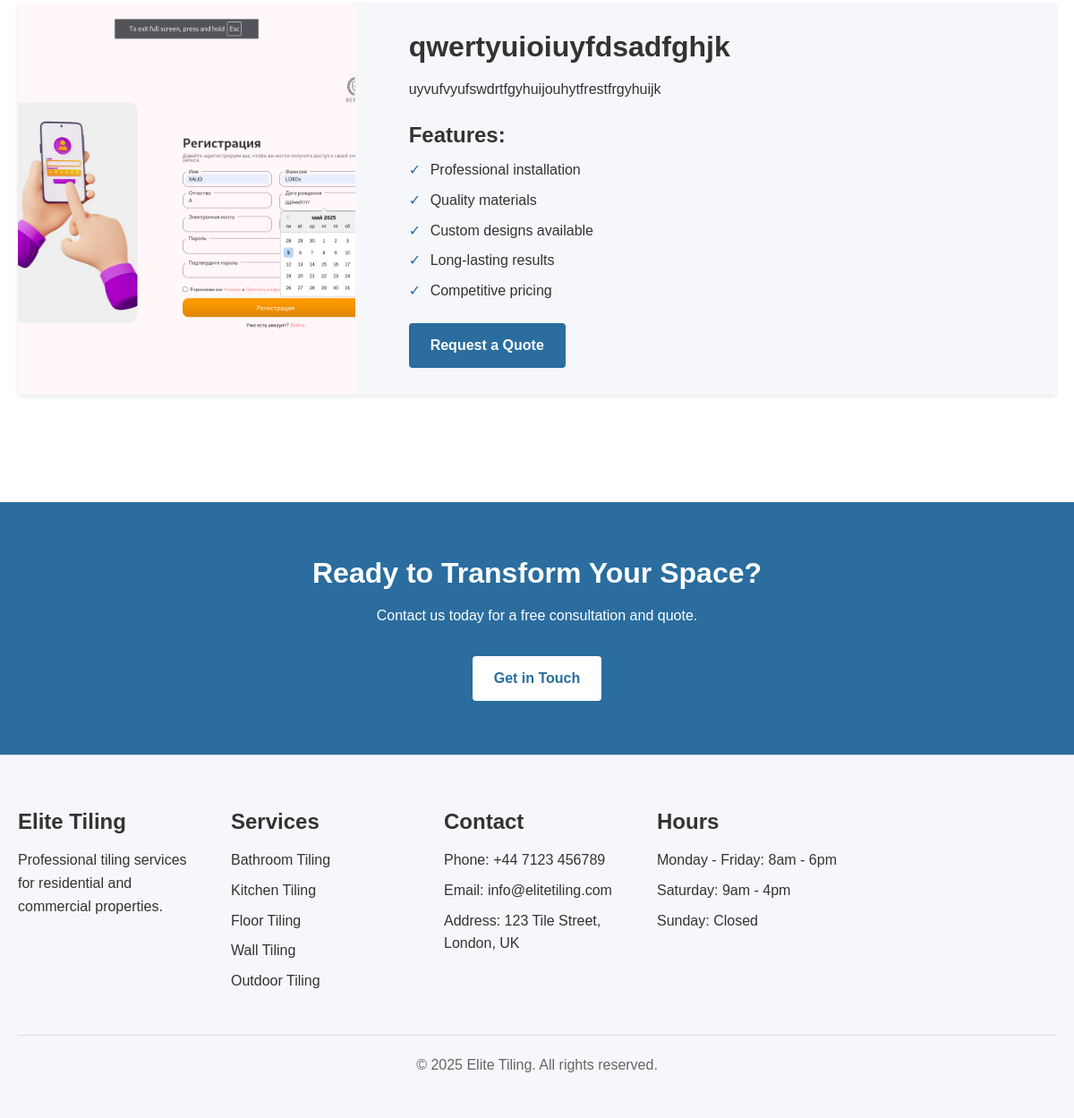
/services/ (lower part), run on an earlier commit of the app's database.
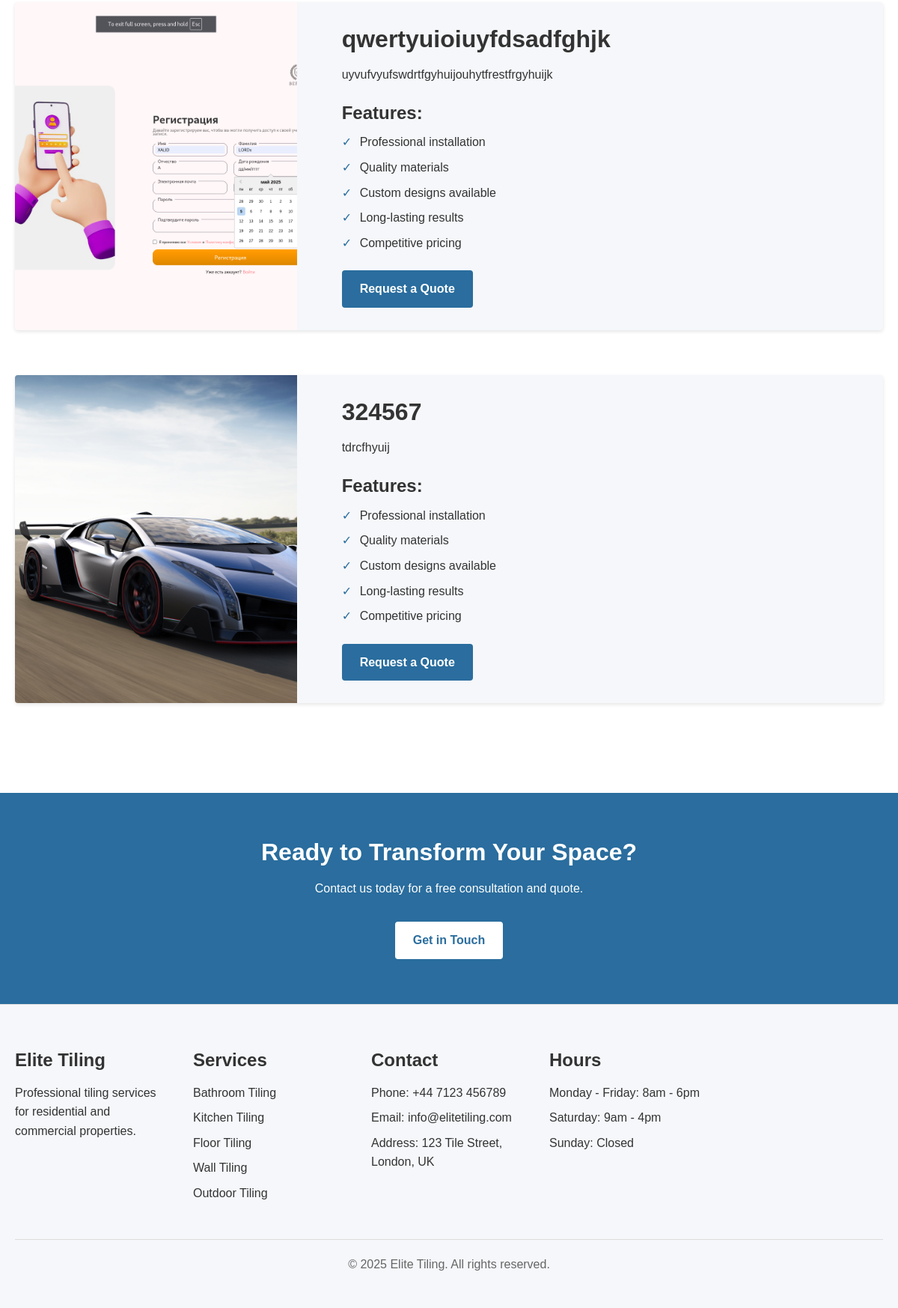
And on a later commit of the database.
### tiler_app/models.py (models this page shows, shortened)
class Service(models.Model):
    title = models.CharField(max_length=100)
    description = models.TextField()
    image = models.ImageField(upload_to='services/', blank=True, null=True)

### tiler_app/views.py (the view)
# urls.py: path('services/', views.services, name='services'),
def services(request):
    services = Service.objects.all()
    return render(request, 'tiler_app/services.html', {'services': services})

### tiler_app/templates/tiler_app/services.html (shortened to what this page needs)
{% extends 'base.html' %}
{% load static %}
{% block content %}
    <section class="services-list">
        <div class="container">
            {% for service in services %}
            <div class="service-item">
                {% if service.image %}
                <div class="service-image">
                    <img src="{{ service.image.url }}" alt="{{ service.title }}">
                </div>
                {% endif %}
                <div class="service-content">
                    <h2>{{ service.title }}</h2>
                    <p>{{ service.description }}</p>
                    {% if service.title == "Bathroom Tiling" %}
                    <div class="service-features">
                        <h3>Features:</h3>
                        <ul>
                            <li>Waterproof installation for wet areas</li>
                            <li>Custom patterns and designs</li>
                            <li>Grout sealing for longevity</li>
                            <li>Shower niches and custom shelving</li>
                            <li>Floor-to-ceiling tiling options</li>
                        </ul>
                    </div>
                    {% else %}
                    <div class="service-features">
                        <h3>Features:</h3>
                        <ul>
                            <li>Professional installation</li>
                            <li>Quality materials</li>
                            <li>Custom designs available</li>
                            <li>Long-lasting results</li>
                            <li>Competitive pricing</li>
                        </ul>
                    </div>
                    {% endif %}
                    <a href="{% url 'contact' %}" class="btn btn-primary">Request a Quote</a>
                </div>
            </div>
            {% endfor %}
        </div>
    </section>
    <section class="cta">
        <div class="container">
            <h2>Ready to Transform Your Space?</h2>
            <p>Contact us today for a free consultation and quote.</p>
            <a href="{% url 'contact' %}" class="btn btn-primary">Get in Touch</a>
        </div>
    </section>
{% endblock %}

### tiler_app/templates/base.html (shortened to what this page needs)
{% load static %}
<!DOCTYPE html>
<html lang="en">
<head>
    <link rel="stylesheet" href="{% static "styles.css" %} ">
</head>
<body>
    <main>
        {% block content %}{% endblock %}
    </main>
    <footer class="footer">
        <div class="container">
            <div class="footer-grid">
                <div class="footer-column">
                    <h3>Elite Tiling</h3>
                    <p>Professional tiling services for residential and commercial properties.</p>
                </div>
                <div class="footer-column">
                    <h3>Services</h3>
                    <ul>
                        <li>Bathroom Tiling</li>
                        <li>Kitchen Tiling</li>
                        <li>Floor Tiling</li>
                        <li>Wall Tiling</li>
                        <li>Outdoor Tiling</li>
                    </ul>
                </div>
                <div class="footer-column">
                    <h3>Contact</h3>
                    <ul>
                        <li>Phone: +44 7123 456789</li>
                        <li>Email: info@elitetiling.com</li>
                        <li>Address: 123 Tile Street, London, UK</li>
                    </ul>
                </div>
                <div class="footer-column">
                    <h3>Hours</h3>
                    <ul>
                        <li>Monday - Friday: 8am - 6pm</li>
                        <li>Saturday: 9am - 4pm</li>
                        <li>Sunday: Closed</li>
                    </ul>
                </div>
            </div>
            <div class="copyright">
                <p>&copy; {% now "Y" %} Elite Tiling. All rights reserved.</p>
            </div>
        </div>
    </footer>
</body>
</html>

### assets/styles.css (style rules this page uses)
:root { --primary-color: #2a6d9e; --primary-dark: #1c4c6f; --primary-light: #4a8dbe; --secondary-color: #e67e22; --text-color: #333; --text-light: #666; --background-color: #fff; --background-alt: #f5f7fa; --border-color: #ddd; --success-color: #27ae60; --error-color: #e74c3c; --font-family: 'Arial', sans-serif; --border-radius: 4px; --box-shadow: 0 2px 5px rgba(0, 0, 0, 0.1); }
* { margin: 0; padding: 0; box-sizing: border-box; }
body { font-family: var(--font-family); color: var(--text-color); line-height: 1.6; background-color: var(--background-color); }
.container { width: 100%; max-width: 1200px; margin: 0 auto; padding: 0 20px; }
h1, h2, h3, h4, h5, h6 { margin-bottom: 0.5em; font-weight: 700; line-height: 1.2; }
h2 { font-size: 2rem; }
h3 { font-size: 1.5rem; }
p { margin-bottom: 1rem; }
a { color: var(--primary-color); text-decoration: none; transition: color 0.3s; }
ul { list-style: none; }
.btn { display: inline-block; padding: 0.75rem 1.5rem; border-radius: var(--border-radius); font-weight: 600; text-align: center; cursor: pointer; transition: all 0.3s; border: none; }
.btn-primary { background-color: var(--primary-color); color: white; }
.footer { background-color: var(--background-alt); border-top: 1px solid var(--border-color); padding: 60px 0 30px; }
.footer-grid { display: grid; grid-template-columns: repeat(auto-fill, minmax(200px, 1fr)); gap: 30px; }
.footer-column h3 { margin-bottom: 1rem; }
.footer-column ul li { margin-bottom: 0.5rem; }
.copyright { margin-top: 40px; padding-top: 20px; border-top: 1px solid var(--border-color); text-align: center; color: var(--text-light); }
.services-list { padding: 60px 0; }
.service-item { display: grid; grid-template-columns: 1fr 2fr; gap: 30px; margin-bottom: 60px; background-color: var(--background-alt); border-radius: var(--border-radius); overflow: hidden; box-shadow: var(--box-shadow); }
.service-image img { width: 100%; height: 100%; object-fit: cover; }
.service-content { padding: 30px; }
.service-features { margin: 1.5rem 0; }
.service-features ul { margin-top: 0.5rem; }
.service-features li { position: relative; padding-left: 1.5rem; margin-bottom: 0.5rem; }
.service-features li::before { content: "✓"; position: absolute; left: 0; color: var(--primary-color); }
.cta { background-color: var(--primary-color); color: white; padding: 60px 0; text-align: center; }
.cta h2 { margin-bottom: 1rem; }
.cta p { margin-bottom: 2rem; max-width: 600px; margin-left: auto; margin-right: auto; }
.cta .btn { background-color: white; color: var(--primary-color); }

What changed in the data, as far as the page shows it:
added Service: image (picture), title "324567", description "tdrcfhyuij", shows "Features:"
